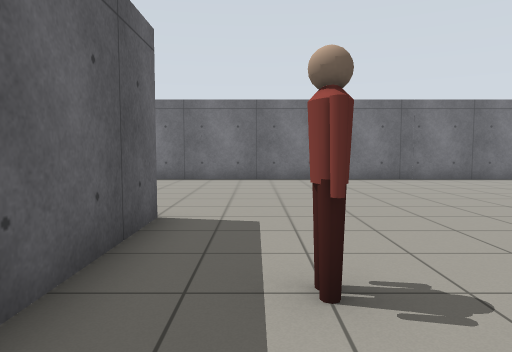
[1] (above)

14 first-person views from a walk through a world built for the Gazebo simulator. The camera is 1 m above the floor, tilts 4° down and sees 70° across. The lines on the ground mark 1 m squares. The floor is counted in squares, 1 m on a side. Each view is taken from the middle of a square. On the plan, view 1 faces up. The plan holds only what a view shows up to about 13 squares ahead; the rest is blank. Simple shapes stand in for some stock models. Some surface patterns are stand-ins.

[2]
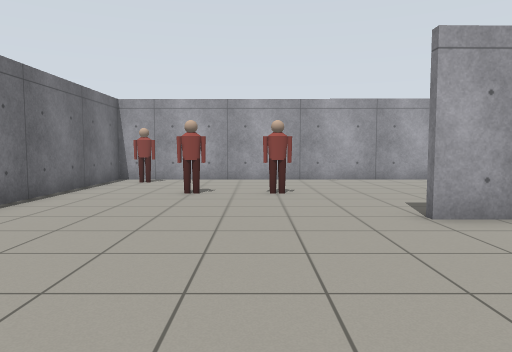

[3]
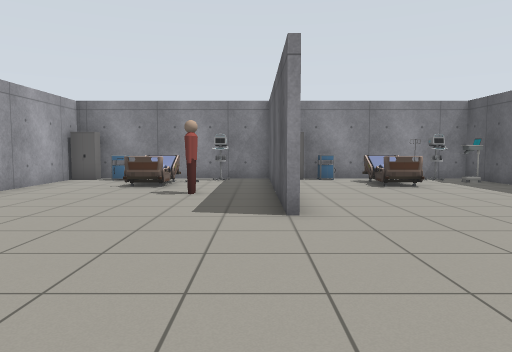

[4]
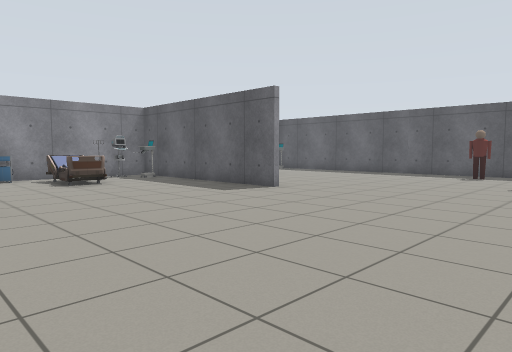

[5]
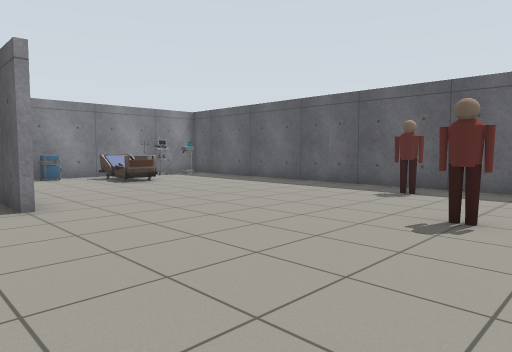

[6]
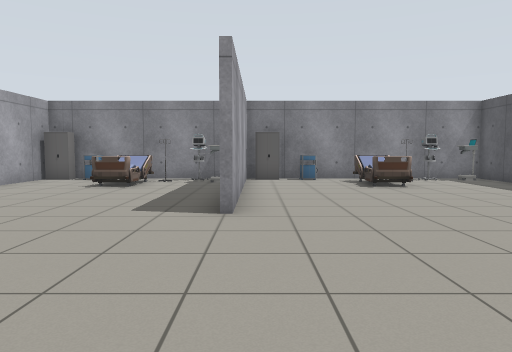

[7]
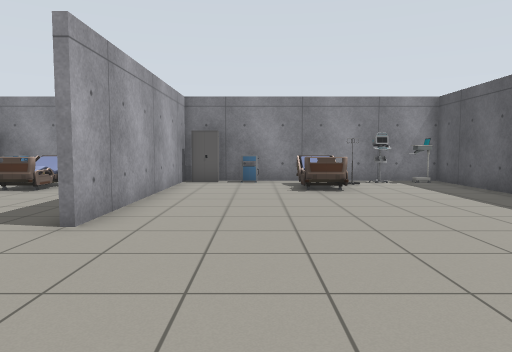

[8]
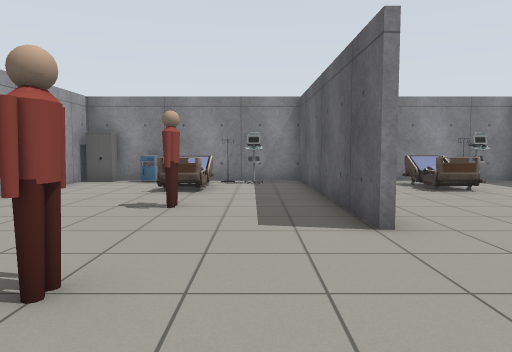

[9]
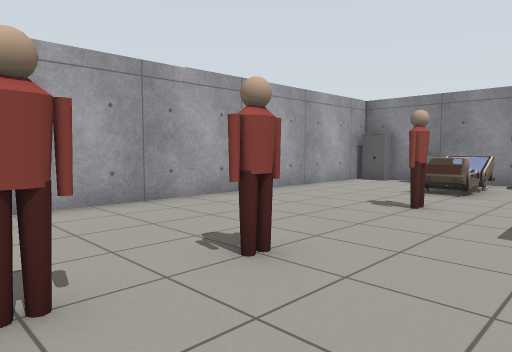

[10]
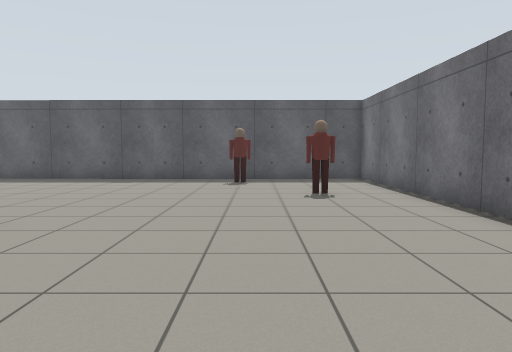

[11]
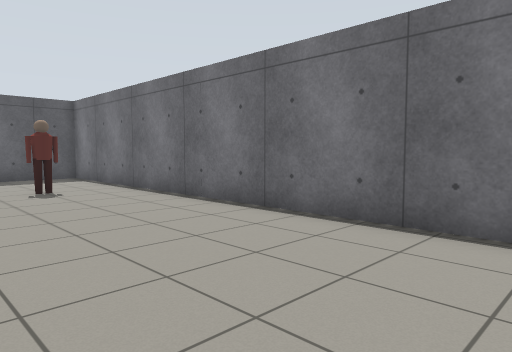

[12]
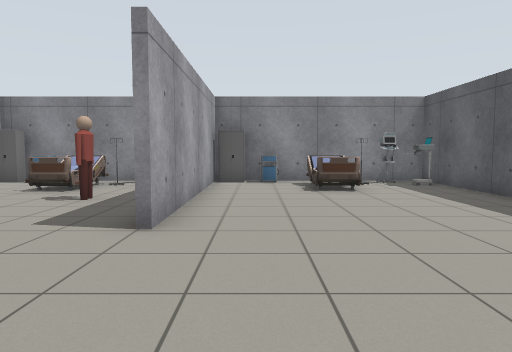

[13]
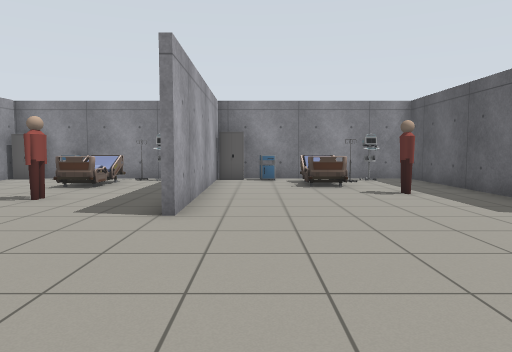

[14]
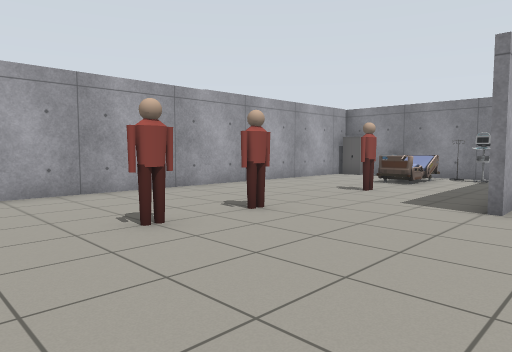

### Floor plan
Points are (right, up) in squares from view 1. A wall is a line through its corners. A room is listed if a view was taken in it or the views show most of it. See-through windows are left out.
Room 1 (views 1, 2, 3, 4, 5, 6, 7, 8, 9, 10, 11, 12, 13, 14)
walls: (-1.5, 5.5) (-1.5, -2) (4.5, -2); (-8.4, 5.4) (-8.5, 0.5); (-1.7, -1.4) (-1.7, 5.5); (5.4, 5.5) (5.5, -2) (12.6, -2) (12.6, 12.7) (-16.9, 12.7) (-16.8, -2) (-9.5, -2); (-8.7, 0.6) (-8.6, 5.4); (-8.5, -2) (-3.4, -2); (5.3, -1.5) (5.2, 5.5)
objects: other object (-16, -1); other object (-15, -1); person (-15, 8) to (-15, 9); other object (-14, -1); other object (-13, -1) to (-12, 1); person (-12, 10) to (-12, 11); side table (-11, -2); cabinet (-9, -2); other object (-8, -1) to (-8, 0); other object (-7, -1); other object (-6, -1); other object (-5, -1) to (-5, 1); side table (-3, -2); cabinet (-2, -2); other object (0, -1); other object (1, -1); person (1, 2) to (1, 3); other object (2, -1) to (2, 1); side table (4, -1); cabinet (5, -2); other object (7, -1); other object (8, -1); other object (9, -1) to (9, 1); person (9, 3) to (9, 4); person (9, 7) to (9, 8); person (9, 9) to (9, 10); side table (10, -2); cabinet (12, -2); person (12, 11) to (12, 12)

Where each view was taken, in squares from view 1:
view 1: 0 up, 0 right, facing up
view 2: 8 up, 0 right, facing right
view 3: 11 up, 1 left, facing down
view 4: 12 up, 1 left, facing down-left
view 5: 12 up, 7 left, facing down-left
view 6: 11 up, 9 left, facing down
view 7: 10 up, 11 left, facing down
view 8: 10 up, 7 right, facing down
view 9: 10 up, 6 right, facing down-right
view 10: 9 up, 4 left, facing left
view 11: 8 up, 3 left, facing up-left
view 12: 10 up, 3 left, facing down
view 13: 11 up, 4 right, facing down
view 14: 12 up, 4 right, facing down-right
